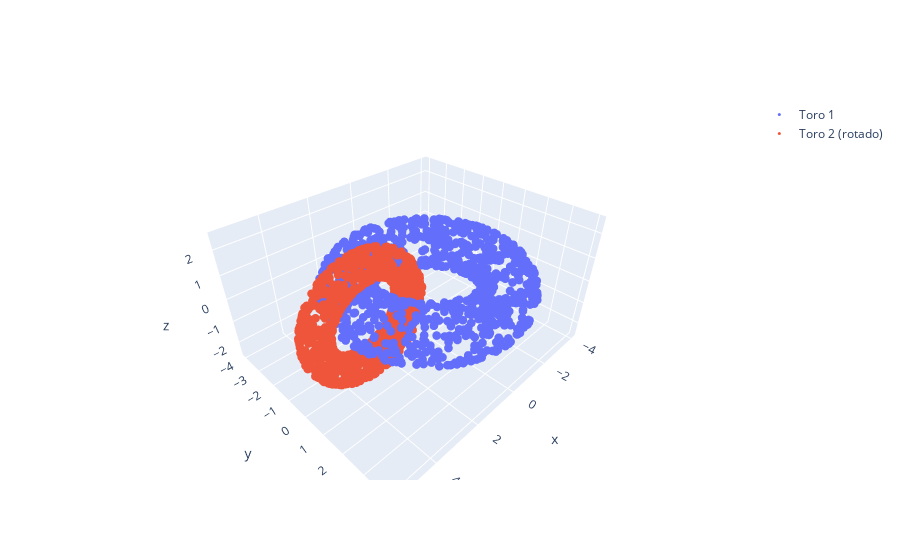

Here is the notebook cell this chart was saved with:
### Markdown cell above
# Experimentando con dimensiones

### Code cell
import numpy as np
import plotly.graph_objs as go

def generate_torus(R, r, num_points):
    theta = np.random.uniform(0, 2*np.pi, num_points)
    phi = np.random.uniform(0, 2*np.pi, num_points)
    
    x = (R + r * np.cos(phi)) * np.cos(theta)
    y = (R + r * np.cos(phi)) * np.sin(theta)
    z = r * np.sin(phi)
    
    return x, y, z

# Parámetros
# Primer toro
R1 = 3 
r1 = 1 
num_points = 1000

# Segundo
R2 = 2
r2 = 0.5

x1, y1, z1 = generate_torus(R1, r1, num_points)
x2, y2, z2 = generate_torus(R2, r2, num_points)
# Desplazamiento y rotación
x2 += 3
theta = np.radians(90)
rotation_matrix = np.array([[1, 0, 0],
                     [0, np.cos(theta), -np.sin(theta)],
                     [0, np.sin(theta), np.cos(theta)]])

rotated_points = np.dot(rotation_matrix, np.array([x2, y2, z2]))

# PLot
torus1_trace = go.Scatter3d(x=x1, y=y1, z=z1, mode='markers', marker=dict(size=3), name='Toro 1')
torus2_trace = go.Scatter3d(x=rotated_points[0], y=rotated_points[1], z=rotated_points[2],
                            mode='markers', marker=dict(size=3), name='Toro 2 (rotado)')

layout = go.Layout(scene=dict(aspectmode='data'))
fig = go.Figure(data=[torus1_trace, torus2_trace], layout=layout)
fig.show()

### Figure 1 — Plotly figure (JSON) as saved in the notebook; plotly's stock layout.template omitted (floating-point values rounded to 4 significant figures; data arrays with more than 128 entries replaced by an {"elided": "..."} marker saying what was removed)
{"data": [{"marker": {"size": 3}, "mode": "markers", "name": "Toro 1", "type": "scatter3d", "x": {"elided": "1000 float values"}, "y": {"elided": "1000 float values"}, "z": {"elided": "1000 float values"}}, {"marker": {"size": 3}, "mode": "markers", "name": "Toro 2 (rotado)", "type": "scatter3d", "x": {"elided": "1000 float values"}, "y": {"elided": "1000 float values"}, "z": {"elided": "1000 float values"}}], "layout": {"scene": {"aspectmode": "data"}}}
